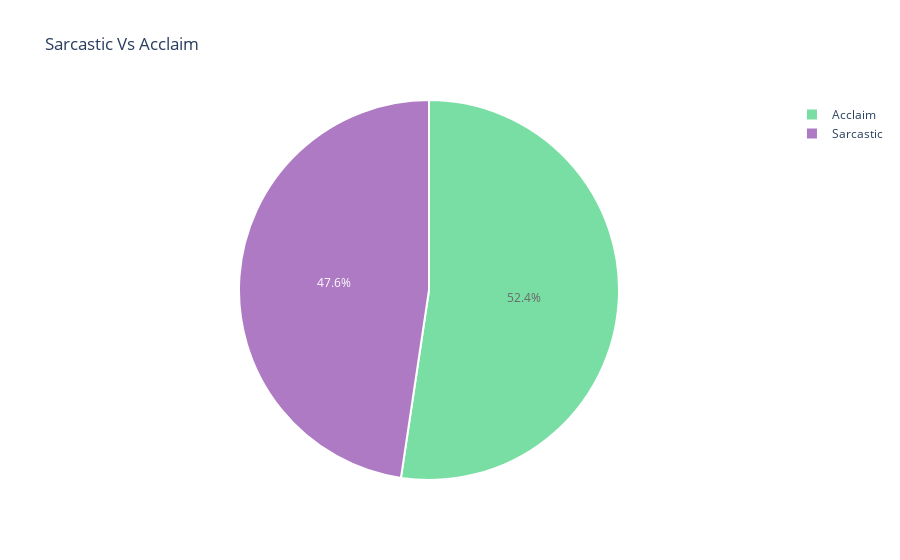

The code cell stored with this chart in its notebook:
### Code cell
import numpy as np

import plotly.graph_objs as go
from plotly.offline import download_plotlyjs, init_notebook_mode, plot, iplot
init_notebook_mode(connected=True)

sar_acc_tar = df['is_sarcastic'].value_counts()
labels = ['Acclaim', 'Sarcastic']
sizes = (np.array((sar_acc_tar / sar_acc_tar.sum())*100))
colors = ['#58D68D', '#9B59B6']

trace = go.Pie(labels=labels, values=sizes, opacity = 0.8, hoverinfo='label+percent',
               marker=dict(colors=colors, line=dict(color='#FFFFFF', width=2)))
layout = go.Layout(
    title='Sarcastic Vs Acclaim'
)
data = [trace]
fig = go.Figure(data=data, layout=layout)
pyo.offline.iplot(fig)
#iplot(fig, filename="Sa_Ac")

### Figure 1 — Plotly figure (JSON) as saved in the notebook; plotly's stock layout.template omitted (floating-point values rounded to 4 significant figures)
{"data": [{"opacity": 0.8, "labels": ["Acclaim", "Sarcastic"], "values": [52.36, 47.64], "hoverinfo": "label+percent", "marker": {"colors": ["#58D68D", "#9B59B6"], "line": {"color": "#FFFFFF", "width": 2}}, "type": "pie"}], "layout": {"title": {"text": "Sarcastic Vs Acclaim"}}}
